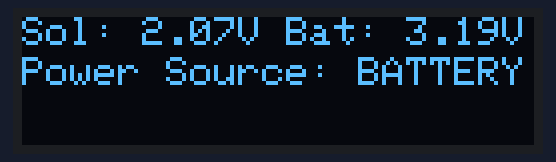
Recording of a sketch running on a simulated Arduino Uno, built with avr-gcc and run on an emulated ATmega328P. Parts: 128×32 one-colour display. Random numbers use the default seed unless the sketch sets one.

Above: at 2.1 s.
At 6.2 s:
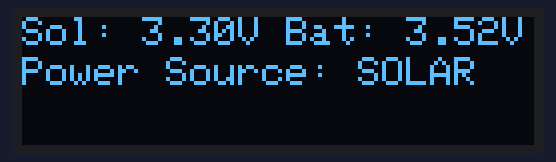
At 10.2 s:
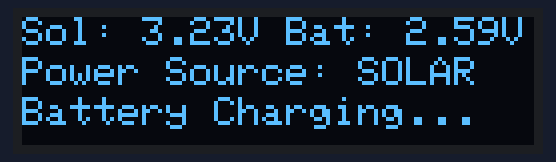
At 20.3 s:
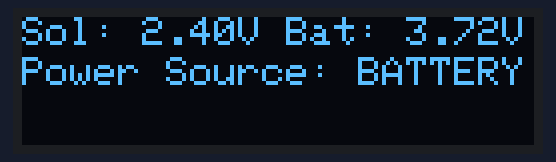
At 28.4 s:
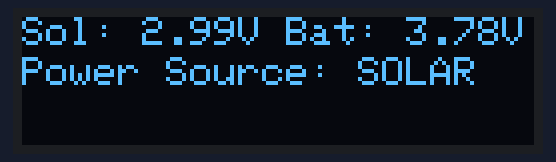
At 38.5 s:
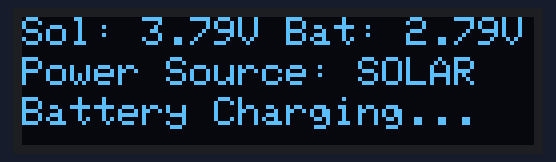

The sketch:

Lab4Q2.ino
```cpp
#include <Wire.h>
#include <Adafruit_GFX.h>
#include <Adafruit_SSD1306.h>

//OLED Stuff
#define SCREEN_WIDTH 128
#define SCREEN_HEIGHT 32
#define OLED_RESET    -1
#define SCREEN_ADDRESS 0x3C
Adafruit_SSD1306 display(SCREEN_WIDTH, SCREEN_HEIGHT, &Wire, OLED_RESET);

//Voltage threshold
#define THRESHOLD_VOLTAGE 2.5 //min for solar to power system

//simulation variables (in lieu of actual hardware)
float solarVoltage = 3.0;
float batteryVoltage = 3.5;
bool isUsingSolar = false; //track pwr srs

void setup() {
  Serial.begin(9600);

  // Initialize OLED Display
  if (!display.begin(SSD1306_SWITCHCAPVCC, SCREEN_ADDRESS)) {
      Serial.println("OLED display failed to initialize.");
      while (1);
  }

  display.setTextSize(1);
  display.setTextColor(SSD1306_WHITE);

  display.clearDisplay();
  display.setCursor(0, 10);
  display.print("Solar Charge Ctrl");
  display.display();
  delay(2000); // Show startup message
}

void loop(){
  //simulate voltage fluxuations
  solarVoltage = random(200,400) / 100.00; //from 2.0V to 4.0v
  batteryVoltage = random(250,380) / 100.00; //from 2.5 to 3.8 v

  display.clearDisplay();
  // Show simulated voltages
  display.setCursor(0, 0);
  display.print("Sol: ");
  display.print(solarVoltage, 2);
  display.print("V");

  display.print(" Bat: ");
  display.print(batteryVoltage, 2);
  display.print("V");

  //refresh display
  display.setCursor(0,10);

  //choose power source
  if (solarVoltage > THRESHOLD_VOLTAGE) {
    isUsingSolar = true;
    display.print("Power Source: SOLAR");
  } else {
    isUsingSolar = false;
    display.print("Power Source: BATTERY");
  }

  //charge battery if solar v is higher than battery v
  if (batteryVoltage < solarVoltage) {
    display.setCursor(0,20);
    display.print("Battery Charging...");
  }

  display.display();
  delay(2000);
}
```

Measured:
- what the display in image 0 shows lasts 2.0 s, from 2.1 s to 4.1 s
